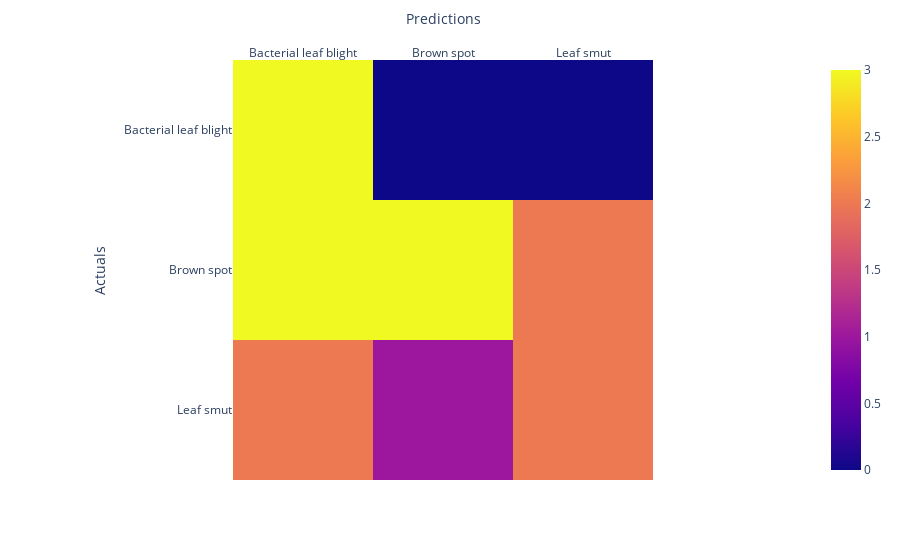

Notebook code cell kept with this figure:
### Code cell
import plotly.express as px

fig = px.imshow(
    cm,
    labels=dict(x='Predictions', y='Actuals'),
    x=classes,
    y=classes
)

fig.update_xaxes(side='top')
fig.show()

### Figure 1 — Plotly figure (JSON) as saved in the notebook; plotly's stock layout.template omitted (floating-point values rounded to 4 significant figures)
{"data": [{"coloraxis": "coloraxis", "hovertemplate": "Predictions: %{x}<br>Actuals: %{y}<br>color: %{z}<extra></extra>", "name": "0", "type": "heatmap", "x": ["Bacterial leaf blight", "Brown spot", "Leaf smut"], "xaxis": "x", "y": ["Bacterial leaf blight", "Brown spot", "Leaf smut"], "yaxis": "y", "z": [[3, 0, 0], [3, 3, 2], [2, 1, 2]]}], "layout": {"coloraxis": {"colorscale": [[0, "#0d0887"], [0.1111, "#46039f"], [0.2222, "#7201a8"], [0.3333, "#9c179e"], [0.4444, "#bd3786"], [0.5556, "#d8576b"], [0.6667, "#ed7953"], [0.7778, "#fb9f3a"], [0.8889, "#fdca26"], [1, "#f0f921"]]}, "margin": {"t": 60}, "xaxis": {"anchor": "y", "constrain": "domain", "domain": [0, 1], "scaleanchor": "y", "side": "top", "title": {"text": "Predictions"}}, "yaxis": {"anchor": "x", "autorange": "reversed", "constrain": "domain", "domain": [0, 1], "title": {"text": "Actuals"}}}}
